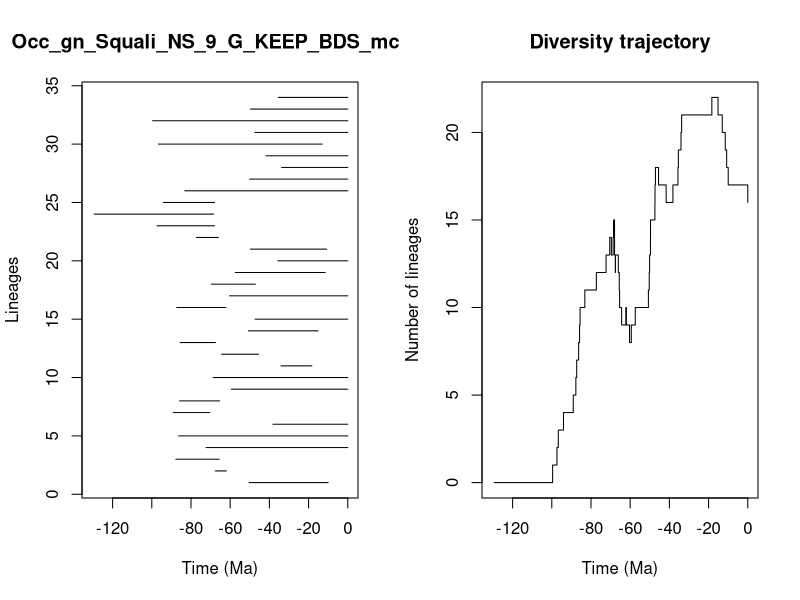

Here is the R script that generated this plot:


pdf(file='../Results/Genus_NS/5_MA_bins_EXT_EP_FT/pyrate_mcmc_logs/Occ_gn_Squali_NS_9_G_KEEP_BDS_mcmc_LTT.pdf',width=0.6*20, height=0.6*10)
title = "Occ_gn_Squali_NS_9_G_KEEP_BDS_mcmc"
ts=c(50.277729197447755, 67.59794695586965,87.72341011738443,72.31922021478212,86.30857985877849,38.19377304930832,89.04072267066306,85.82981956317902,59.440811660645984,68.70727180504191,34.07801212934111,64.36278524491509,85.56703285498891,50.7059488536571,47.33281430202448,87.2842221867562,60.339367732597765,69.60898327752933,57.40525178469038,35.64607017752467,49.65661033860636,77.27039519862328,97.36170164520217,129.39767039416105,94.03037193399952,83.14043123712067,50.10165399969117,33.75438440699154,41.65055562323147,96.68519823942027,47.39527710637347,99.57754716912443,49.63056194812196,35.42444781936752)
te=c(9.975600302830808, 61.931922957057886,65.5884137471024,0.0,0.0,0.0,70.43070226526817,65.40897512029237,0.0,0.0,18.333614232366298,45.5400920292201,67.5211971524096,15.180441070155847,0.0,62.22512403971228,0.0,47.12688776435915,11.502766471169728,0.0,10.77951348201221,66.0643333556431,67.97734044864724,68.49111005797675,67.99058445668813,0.0,0.0,0.0,0.0,13.021100011712829,0.0,0.0,0.0,0.0)
div_traj=c(0, 1,2,3,4,5,6,7,8,9,10,11,12,13,14,13,14,15,14,13,12,13,12,11,10,9,10,9,8,9,10,11,12,13,14,15,16,17,18,17,16,17,18,19,20,21,22,21,20,19,18,17,16)
time_events=c(129.39767039416105, 99.57754716912443,97.36170164520217,96.68519823942027,94.03037193399952,89.04072267066306,87.72341011738443,87.2842221867562,86.30857985877849,85.82981956317902,85.56703285498891,83.14043123712067,77.27039519862328,72.31922021478212,70.43070226526817,69.60898327752933,68.70727180504191,68.49111005797675,67.99058445668813,67.97734044864724,67.59794695586965,67.5211971524096,66.0643333556431,65.5884137471024,65.40897512029237,64.36278524491509,62.22512403971228,61.931922957057886,60.339367732597765,59.440811660645984,57.40525178469038,50.7059488536571,50.277729197447755,50.10165399969117,49.65661033860636,49.63056194812196,47.39527710637347,47.33281430202448,47.12688776435915,45.5400920292201,41.65055562323147,38.19377304930832,35.64607017752467,35.42444781936752,34.07801212934111,33.75438440699154,18.333614232366298,15.180441070155847,13.021100011712829,11.502766471169728,10.77951348201221,9.975600302830808,0.0)
                par(mfrow=c(1,2))
                L = length(ts)
                plot(ts, 1:L , xlim=c(-max(ts)-1,0), pch=20, type="n", main=title,xlab="Time (Ma)",ylab="Lineages")
                for (i in 1:L){segments(x0=-te[i],y0=i,x1=-ts[i],y1=i)}    
                t = -time_events
                plot(div_traj ~ t,type="s", main = "Diversity trajectory",xlab="Time (Ma)",ylab="Number of lineages",xlim=c(-max(ts)-1,0))
                abline(v=c(65,200,251,367,445),lty=2,col="gray")
                
